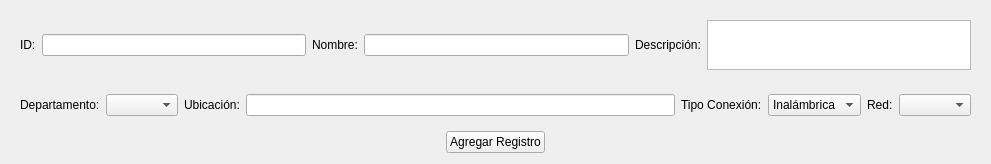
                      <widget class="QWidget" name="scrollAreaWidgetContents_15">
                       <property name="geometry">
                        <rect>
                         <x>0</x>
                         <y>0</y>
                         <width>991</width>
                         <height>155</height>
                        </rect>
                       </property>
                       <layout class="QVBoxLayout" name="verticalLayout_56">
                        <item>
                         <widget class="QWidget" name="widget_37" native="true">
                          <layout class="QHBoxLayout" name="horizontalLayout_48">
                           <item>
                            <widget class="QLabel" name="label_57">
                             <property name="text">
                              <string>ID:</string>
                             </property>
                            </widget>
                           </item>
                           <item>
                            <widget class="QLineEdit" name="I_ID"/>
                           </item>
                           <item>
                            <widget class="QLabel" name="label_58">
                             <property name="text">
                              <string>Nombre:</string>
                             </property>
                            </widget>
                           </item>
                           <item>
                            <widget class="QLineEdit" name="I_NOM"/>
                           </item>
                           <item>
                            <widget class="QLabel" name="label_59">
                             <property name="text">
                              <string>Descripción:</string>
                             </property>
                            </widget>
                           </item>
                           <item>
                            <widget class="QTextEdit" name="I_DESC">
                             <property name="maximumSize">
                              <size>
                               <width>16777215</width>
                               <height>50</height>
                              </size>
                             </property>
                            </widget>
                           </item>
                          </layout>
                         </widget>
                        </item>
                        <item>
                         <widget class="QWidget" name="widget_38" native="true">
                          <layout class="QHBoxLayout" name="horizontalLayout_49">
                           <item>
                            <widget class="QLabel" name="label_96">
                             <property name="text">
                              <string>Departamento:</string>
                             </property>
                            </widget>
                           </item>
                           <item>
                            <widget class="QComboBox" name="I_DEP"/>
                           </item>
                           <item>
                            <widget class="QLabel" name="label_60">
                             <property name="text">
                              <string>Ubicación:</string>
                             </property>
                            </widget>
                           </item>
                           <item>
                            <widget class="QLineEdit" name="I_UBI"/>
                           </item>
                           <item>
                            <widget class="QLabel" name="label_61">
                             <property name="text">
                              <string>Tipo Conexión:</string>
                             </property>
                            </widget>
                           </item>
                           <item>
                            <widget class="QComboBox" name="I_TC">
                             <item>
                              <property name="text">
                               <string>Inalámbrica</string>
                              </property>
                             </item>
                             <item>
                              <property name="text">
                               <string>Alambrica</string>
                              </property>
                             </item>
                             <item>
                              <property name="text">
                               <string>No aplica</string>
                              </property>
                             </item>
                            </widget>
                           </item>
                           <item>
                            <widget class="QLabel" name="label_62">
                             <property name="text">
                              <string>Red:</string>
                             </property>
                            </widget>
                           </item>
                           <item>
                            <widget class="QComboBox" name="I_RED"/>
                           </item>
                          </layout>
                         </widget>
                        </item>
                        <item alignment="Qt::AlignHCenter">
                         <widget class="QPushButton" name="I_ADD">
                          <property name="text">
                           <string>Agregar Registro</string>
                          </property>
                         </widget>
                        </item>
                       </layout>
                      </widget>
